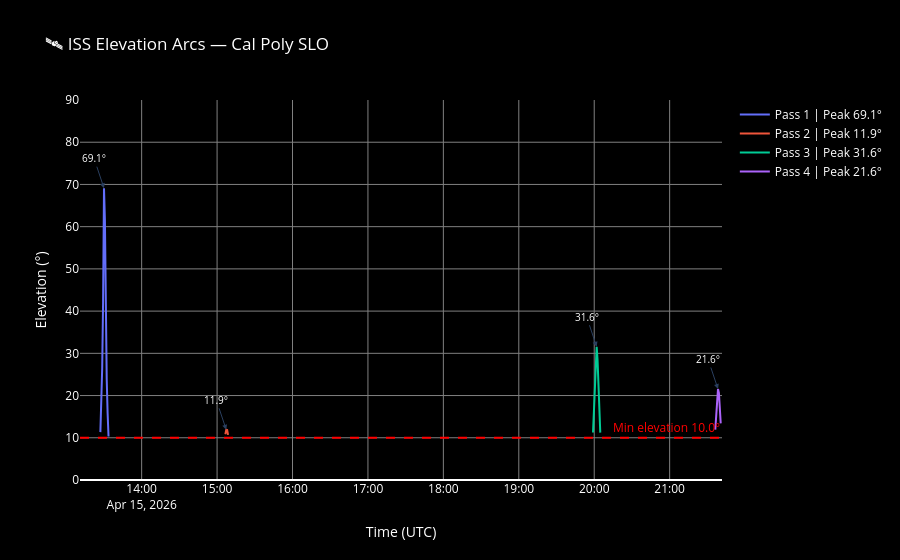

The notebook cell saved with this chart:
### Code cell
fig_elev = go.Figure()

for i, (start, end) in enumerate(passes):
    t_slice = times_24[start:end+1]
    el_slice = elevations[start:end+1]
    peak_el = el_slice.max()
    peak_idx = el_slice.argmax()
    peak_time = t_slice[peak_idx]
    
    # Convert to datetime for plotting
    t_plot = [t.to_datetime(timezone.utc) for t in t_slice]
    
    fig_elev.add_trace(go.Scatter(
        x=t_plot,
        y=el_slice,
        mode='lines',
        name=f'Pass {i+1} | Peak {peak_el:.1f}°',
        line=dict(width=2)
    ))
    
    # Annotate peak
    fig_elev.add_annotation(
        x=peak_time.to_datetime(timezone.utc),
        y=peak_el,
        text=f'{peak_el:.1f}°',
        showarrow=True,
        arrowhead=2,
        font=dict(color='white', size=10)
    )

# Min elevation reference line
fig_elev.add_hline(
    y=min_elev,
    line_dash='dash',
    line_color='red',
    annotation_text=f'Min elevation {min_elev}°',
    annotation_font_color='red'
)

fig_elev.update_layout(
    title=f'🛰️ ISS Elevation Arcs — {gs_name}',
    xaxis_title='Time (UTC)',
    yaxis_title='Elevation (°)',
    paper_bgcolor='black',
    plot_bgcolor='black',
    font=dict(color='white'),
    xaxis=dict(gridcolor='gray'),
    yaxis=dict(gridcolor='gray', range=[0, 90]),
    legend=dict(bgcolor='black')
)

fig_elev.show()
print(f" Elevation arcs plotted for {len(passes)} passes")
for i, (start, end) in enumerate(passes):
    el_slice = elevations[start:end+1]
    print(f"   Pass {i+1}: Peak {el_slice.max():.1f}° at {times_24[start + el_slice.argmax()].iso} UTC")

### Figure 1 — Plotly figure (JSON) as saved in the notebook; plotly's stock layout.template omitted (floating-point values rounded to 4 significant figures)
{"data": [{"line": {"width": 2}, "mode": "lines", "name": "Pass 1 | Peak 69.1°", "type": "scatter", "x": ["2026-04-15T13:27:10.269344+00:00", "2026-04-15T13:27:53.490955+00:00", "2026-04-15T13:28:36.712566+00:00", "2026-04-15T13:29:19.934177+00:00", "2026-04-15T13:30:03.155788+00:00", "2026-04-15T13:30:46.377398+00:00", "2026-04-15T13:31:29.599009+00:00", "2026-04-15T13:32:12.820620+00:00", "2026-04-15T13:32:56.042231+00:00", "2026-04-15T13:33:39.263842+00:00"], "y": [11.34, 17.36, 26.48, 42.19, 69.12, 61.56, 37.36, 23.9, 15.82, 10.32]}, {"line": {"width": 2}, "mode": "lines", "name": "Pass 2 | Peak 11.9°", "type": "scatter", "x": ["2026-04-15T15:06:34.851636+00:00", "2026-04-15T15:07:18.073246+00:00", "2026-04-15T15:08:01.294857+00:00", "2026-04-15T15:08:44.516468+00:00"], "y": [10.84, 11.89, 11.83, 10.7]}, {"line": {"width": 2}, "mode": "lines", "name": "Pass 3 | Peak 31.6°", "type": "scatter", "x": ["2026-04-15T19:59:02.825623+00:00", "2026-04-15T19:59:46.047233+00:00", "2026-04-15T20:00:29.268844+00:00", "2026-04-15T20:01:12.490455+00:00", "2026-04-15T20:01:55.712066+00:00", "2026-04-15T20:02:38.933677+00:00", "2026-04-15T20:03:22.155287+00:00", "2026-04-15T20:04:05.376898+00:00", "2026-04-15T20:04:48.598509+00:00"], "y": [11.26, 16.17, 22.16, 28.43, 31.56, 28.49, 22.2, 16.17, 11.22]}, {"line": {"width": 2}, "mode": "lines", "name": "Pass 4 | Peak 21.6°", "type": "scatter", "x": ["2026-04-15T21:36:17.743081+00:00", "2026-04-15T21:37:00.964692+00:00", "2026-04-15T21:37:44.186303+00:00", "2026-04-15T21:38:27.407914+00:00", "2026-04-15T21:39:10.629524+00:00", "2026-04-15T21:39:53.851135+00:00", "2026-04-15T21:40:37.072746+00:00"], "y": [11.95, 15.92, 19.58, 21.55, 20.63, 17.41, 13.42]}], "layout": {"annotations": [{"arrowhead": 2, "font": {"color": "white", "size": 10}, "showarrow": true, "text": "69.1°", "x": "2026-04-15T13:30:03.155788+00:00", "y": 69.12}, {"arrowhead": 2, "font": {"color": "white", "size": 10}, "showarrow": true, "text": "11.9°", "x": "2026-04-15T15:07:18.073246+00:00", "y": 11.89}, {"arrowhead": 2, "font": {"color": "white", "size": 10}, "showarrow": true, "text": "31.6°", "x": "2026-04-15T20:01:55.712066+00:00", "y": 31.56}, {"arrowhead": 2, "font": {"color": "white", "size": 10}, "showarrow": true, "text": "21.6°", "x": "2026-04-15T21:38:27.407914+00:00", "y": 21.55}, {"font": {"color": "red"}, "showarrow": false, "text": "Min elevation 10.0°", "x": 1, "xanchor": "right", "xref": "x domain", "y": 10, "yanchor": "bottom", "yref": "y"}], "font": {"color": "white"}, "legend": {"bgcolor": "black"}, "paper_bgcolor": "black", "plot_bgcolor": "black", "shapes": [{"line": {"color": "red", "dash": "dash"}, "type": "line", "x0": 0, "x1": 1, "xref": "x domain", "y0": 10, "y1": 10, "yref": "y"}], "title": {"text": "🛰️ ISS Elevation Arcs — Cal Poly SLO"}, "xaxis": {"gridcolor": "gray", "title": {"text": "Time (UTC)"}}, "yaxis": {"gridcolor": "gray", "range": [0, 90], "title": {"text": "Elevation (°)"}}}}
